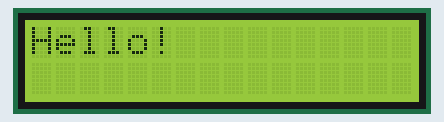
Bench run of a sketch on a simulated Arduino Uno, built with avr-gcc and run on an emulated ATmega328P. Parts: 16×2 character LCD.

Above: at 0.26 s.
At 1.07 s:
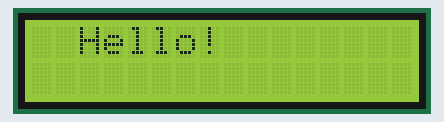
At 2.28 s:
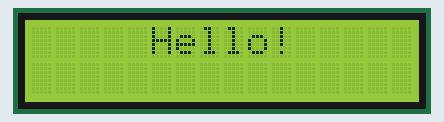
At 4.7 s:
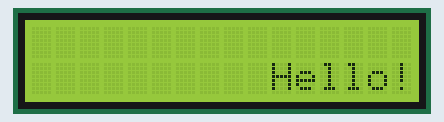
At 7.11 s:
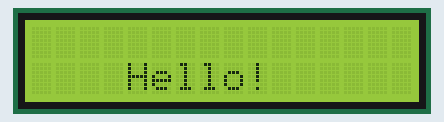
At 9.53 s:
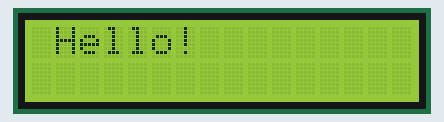

The sketch:

P21-3_LCD_scroll_hello_CW.ino
```cpp
/*
*P21-3
*控制LCD顯示”hello!”，讓其可以呈口字型移動
*/

/*
*LiquidCrystal(rs, rw, enable, d4, d5, d6, d7)
	 1              16
	|________________|
	|      LCD       |
	|________________|
*1 -> Vss(GND)
*2 -> Vdd(5V)
*3 -> Vo(Contrast)
*4 -> RS(Register sel)
*5 -> R/W(LCM)
*6 -> E(LCM enable)
*7~14 -> Data bus(DB0(LSB)~DB7(MSB))
*/
#include <LiquidCrystal.h>

LiquidCrystal lcd(12, 11, 10, 5, 4, 3, 2);

#define SHIFT_INTERVAL 400 //ms，字串shift的間隔

void setup()
{
	lcd.begin(16,2);
	lcd.setCursor(0,0);
	lcd.print("Hello!");
}

void loop()
{
	for(int i=0;i<=10;i++)
	{
		lcd.setCursor(i,0);
		lcd.print("Hello!");
		delay(SHIFT_INTERVAL);
		lcd.clear();
	}
	for(int i=10;i>=0;i--)
	{
		lcd.setCursor(i,1);
		lcd.print("Hello!");
		delay(SHIFT_INTERVAL);
		lcd.clear();
	}
}
```

Measured:
- by itself, everything shown: repeats every 8.9 s, in 23 steps
- what the display in image 1 shows lasts 0.4 s, from 0.9 s to 1.3 s
